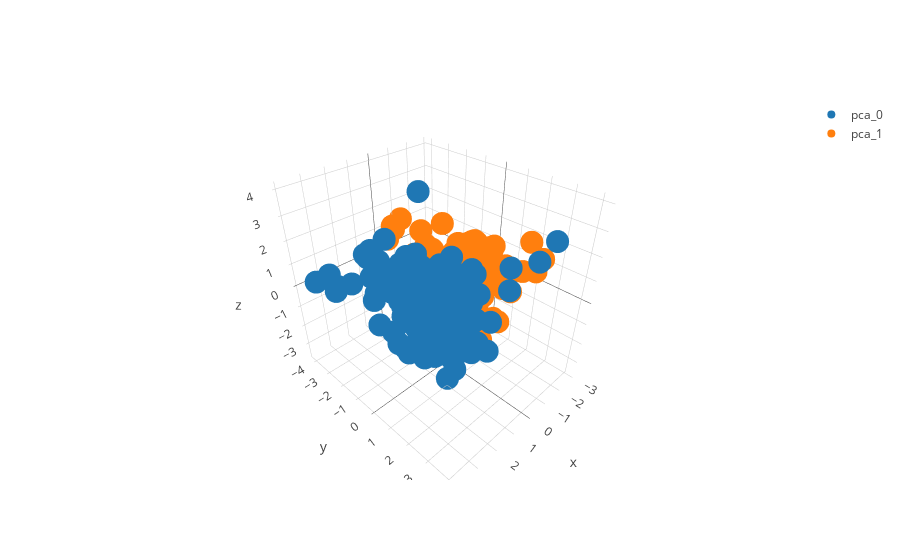
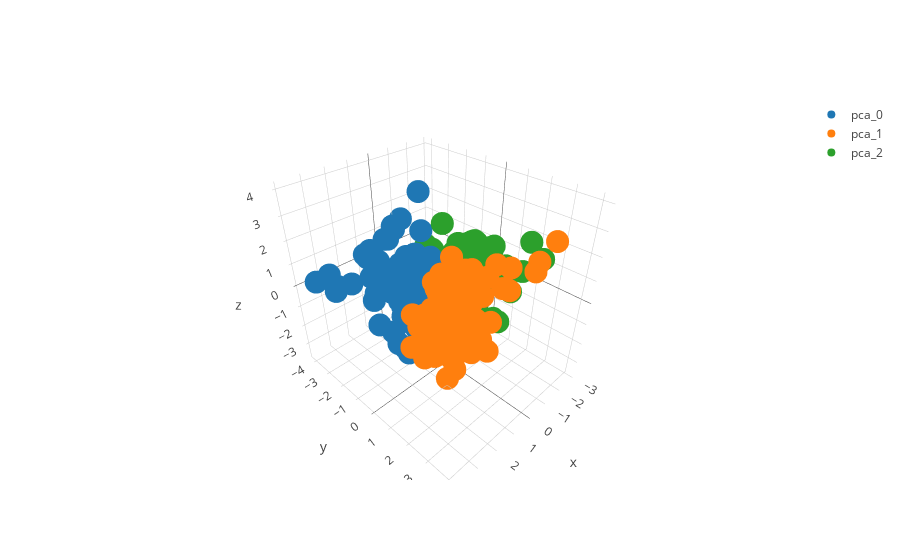
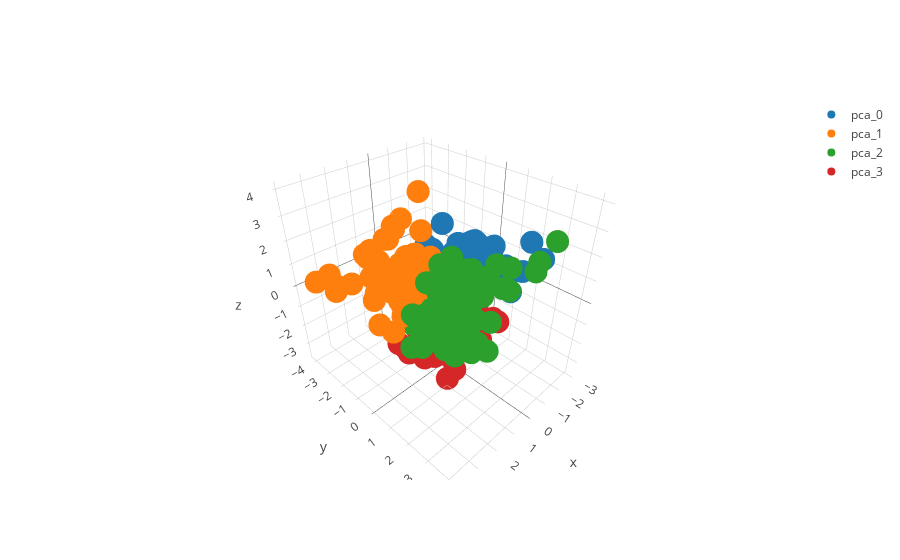

Notebook cell for these charts, in order:
### Code cell
# pca_3[kmeans.labels_==1,:]

import sklearn.cluster as cluster
for n in [2, 3, 4, 5, 6]:
    kmeans = cluster.KMeans(n_clusters=n, random_state=1).fit(pca_3)
    kmeans.labels_
    kmeans.cluster_centers_

    data = [go.Scatter3d(x=pca_3[kmeans.labels_==i,:][:,0],
                         y=pca_3[kmeans.labels_==i,:][:,1],
                         z=pca_3[kmeans.labels_==i,:][:,2],
                         name=f'pca_{i}',
                        mode = 'markers'
                        )
            for i in list(np.unique(kmeans.labels_))]

    iplot(data,filename='pca_3')
